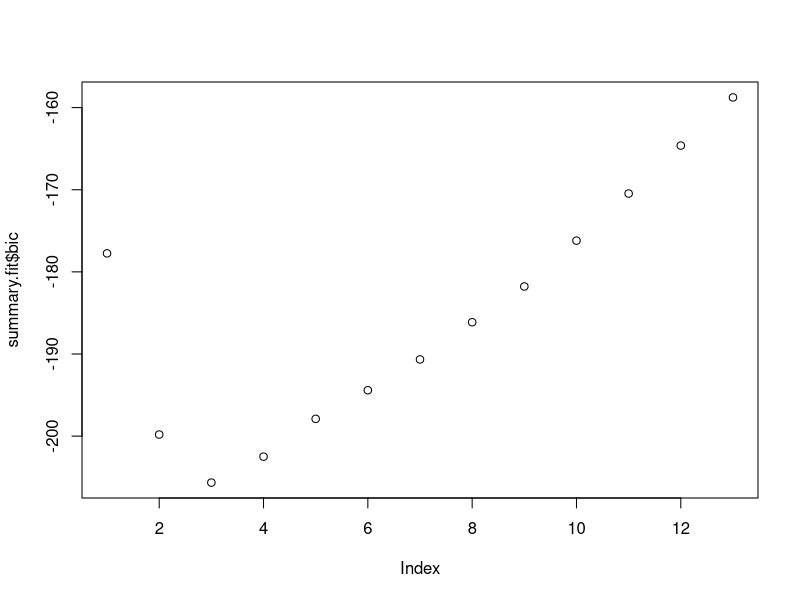
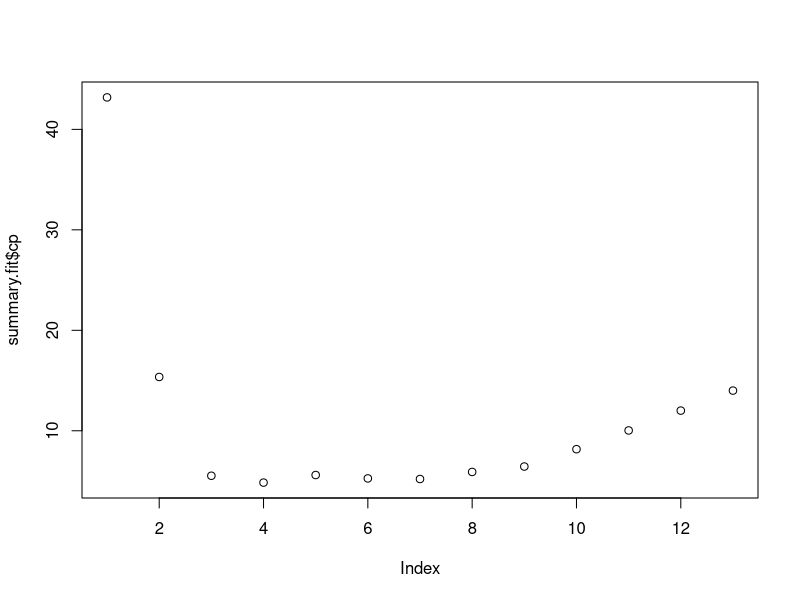
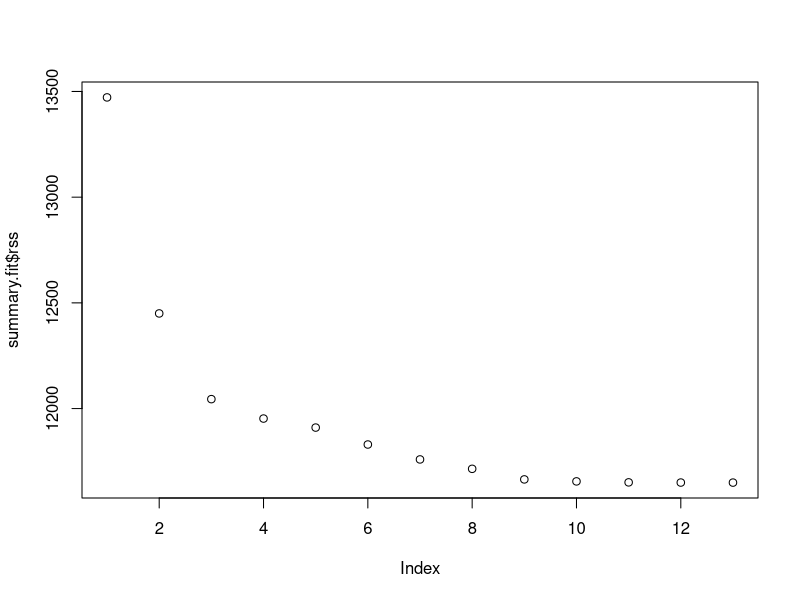
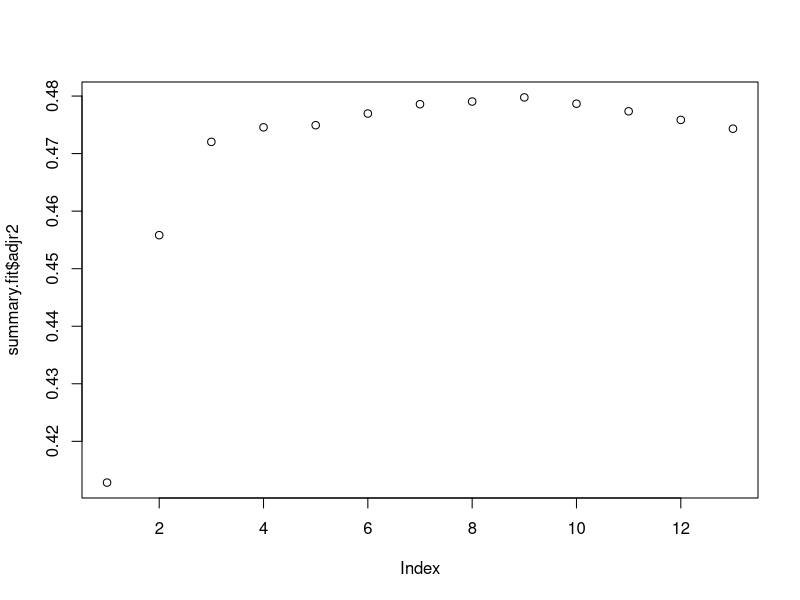
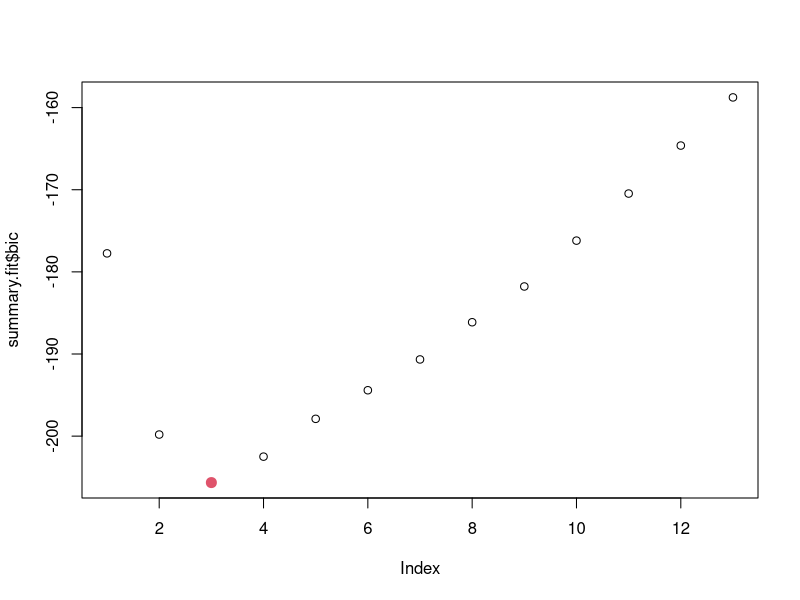
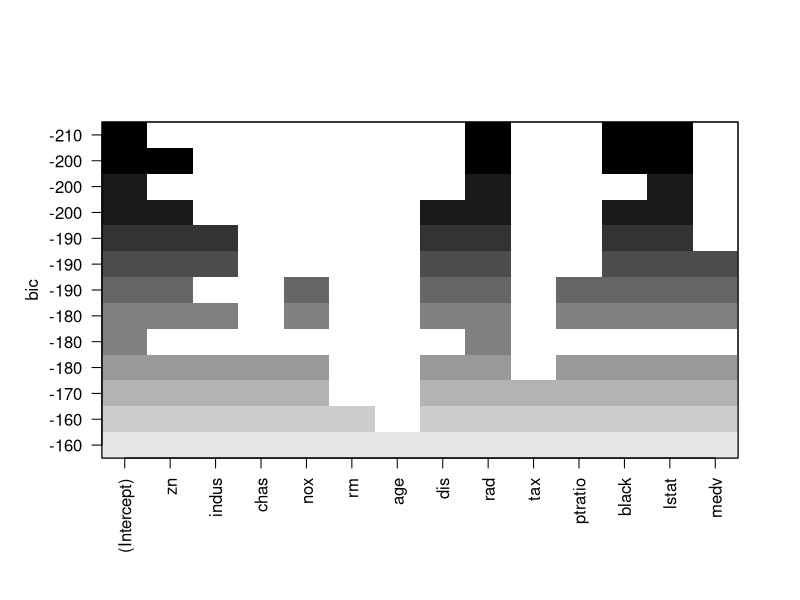
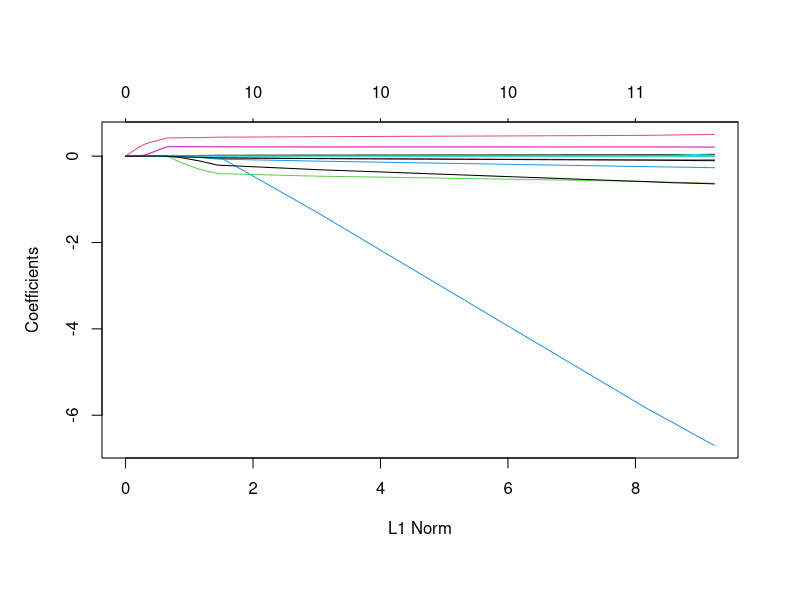
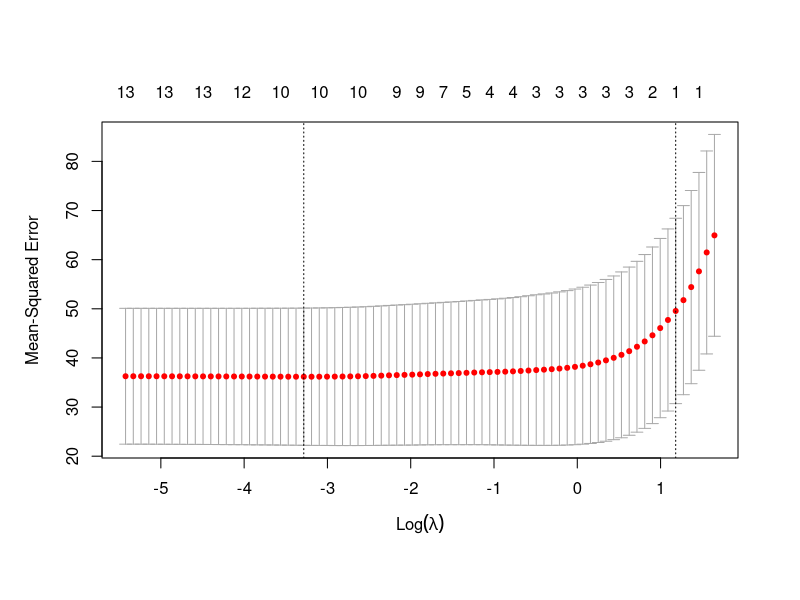

The R script that drew these images, in order:
# Chapter 6, Q11
# p264

#library(ISLR)
library(MASS)
library(leaps)

## 11a ####
### best subset selection ####

set.seed(1)

n = nrow(Boston)
dim(Boston)[2]-1
train = sample(1:n, n*.7)
#test = (-train)
bss.model <- regsubsets(crim ~ ., data = Boston[train,], method = "exhaustive", nvmax = dim(Boston)[2]-1)
summary.fit = summary(bss.model)

plot(summary.fit$bic) # lower is better
plot(summary.fit$cp) # lower is better
plot(summary.fit$rss) # lower is better
plot(summary.fit$adjr2) # lower is better

bic.min = which.min(summary.fit$bic)
bic.min
plot(summary.fit$bic) # lower is better
points(bic.min, summary.fit$bic[bic.min], col=2, cex=2, pch=20)

plot(bss.model)

### lasso ####

library(glmnet)

x = model.matrix(crim ~ ., data = Boston)[,-1] # Remove intercept
y = Boston$crim

grid = 10^seq(10,-2, length=100)
lasso.model = glmnet(x[train,], y[train], alpha = 1, lambda = grid) # , lambda = grid
plot(lasso.model)

cv.lasso = cv.glmnet(x[train,], y[train], alpha=1)
plot(cv.lasso)

best.lasso.lambda = cv.lasso$lambda.min

lasso.pred = predict(lasso.model, s=best.lasso.lambda, newx = x[-train,])

lasso.mse = mean((lasso.pred - y[-train])^2) # 23.30576

lasso.out = glmnet(x,y, lambda = grid) # , lambda = grid

lasso.coef = predict(lasso.out, type="coefficients", s=best.lasso.lambda)

lasso.coef

### ridge ####

ridge.model <- glmnet(x[train,], y[train], alpha = 0)
plot(ridge.model)

cv.ridge <- cv.glmnet(x[train,], y[train], alpha = 0)
plot(cv.ridge)

best.ridge.lambda = cv.ridge$lambda.min
which.min(cv.ridge$lambda) # Find index
cv.ridge$lambda[100]

cv.ridge$lambda.min 

ridge.predict = predict(ridge.model, s=best.ridge.lambda, newx = x[-train,])

ridge.mse = mean((ridge.predict - y[-train])^2)
ridge.mse; lasso.mse

### pcr ####

library(pls)

pcr.model = pcr(crim ~ ., data = Boston, subset = train, scale=TRUE, validation = "CV")

validationplot(pcr.model, val.type = "MSEP")

summary(pcr.model)

pcr.predict = predict(pcr.model, x[-train,], ncomp = 9)

pcr.mse = mean((pcr.predict - y[-train])^2)
ridge.mse; lasso.mse; pcr.mse

### pls ####

pls.model = plsr(crim ~ .,  data = Boston, subset = train, scale=TRUE, validation = "CV")

summary(pls.model)

pls.predict = predict(pls.model, x[-train,], ncomp = 9)

pls.mse = mean((pls.predict - y[-train])^2)
ridge.mse; lasso.mse; pcr.mse; pls.mse

## 11b ####


# Lasso is the best because MSE was the smallest


## 11c ####

# No Lasso removed some variables: age
# Saw others on a different run
# Got different results on a final run for some reason FIXME!
